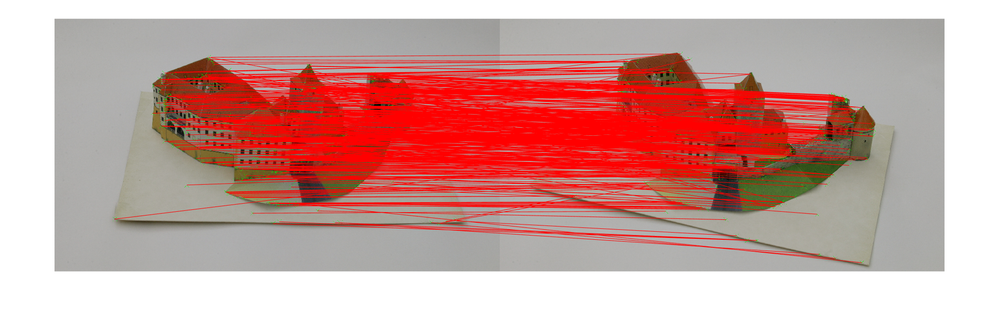
%> input picture matched_images/matches_1.png, 1000 x 320 px, shrunk from 2109 x 674 before the run
$ octave --eval "result = scale_inv(rgb2gray(imread('../matched_images/matches_1.png')));"   (GNU Octave 9; MATLAB toolbox functions it lacks are replaced by stand-ins)
%> lines starting %> are read from the running program, lines starting %| are printed output that depends on the picture
### Final_Project/ImageDerivatives.m
function F =  ImageDerivatives(I , sigma , type)


dx = gaussianDer(@gaussian,sigma);
dy = dx';


%second derivative
x = -3*sigma : 3*sigma;
x = (x.^2 - sigma^2) / (sigma^4);
ddx = x .* gaussian(sigma);
ddy = ddx';

switch type
    case 'x'
        F = conv2(I,dx,'same');
    case 'y'
        F = conv2(I,dy,'same');
    case 'xx'
        F = conv2(I,ddx,'same');
    case 'yy'
        F = conv2(I,ddy,'same');
    case 'xy'
        F = conv2(ddx,ddy,I,'same');
    otherwise
        F = conv2(ddy,ddx,I,'same');
end


end

### Final_Project/harris_s.m
function [r, c] = harris_s(I, sigma, th_num)
% inputs:
% im: double grayscale image
% sigma: integration-scale
% outputs:  The row and column of each point is returned in r and c
% This function finds Harris corners at integration-scale sigma.
% The derivative-scale is chosen automatically as gamma*sigma


gamma = 0.7; % The derivative-scale is gamma times the integration scale
k = 0.04;

% Calculate Gaussian Derivatives at derivative-scale
% Hint: use your previously implemented function in assignment 1
Ix =  ImageDerivatives(I,sigma*gamma,'x');
Iy =  ImageDerivatives(I,sigma*gamma,'y');


% Allocate an 3-channel image to hold the 3 parameters for each pixel
M = zeros(size(Ix,1), size(Ix,2), 3);

% Calculate M for each pixel

M(:,:,1) = Ix .^ 2;
M(:,:,2) = Ix .* Iy;
M(:,:,3) = Iy .^ 2;

% Smooth M with a gaussian at the integration scale sigma.
M = imfilter(M, fspecial('gaussian', ceil(sigma*6+1), sigma), 'replicate', 'same');

% Compute the cornerness R

trace_M = M(:,:,1) +M(:,:,3);
det_M =  (M(:,:,1) .* M(:,:,3)) - (M(:,:,2).^2);

R = det_M - (k * (trace_M.^2) );


% Set the threshold
threshold = 0.001*max(max(R));
%threshold = th_num*max(max(R));

% Find local maxima
% Dilation will alter every pixel except local maxima in a 3x3 square area.
% Also checks if R is above threshold
R = ((R>threshold) & ((imdilate(R, strel('square', 5))==R))) ; %.* sigma;

% Display corners
%figure
%imshow(R,[]);


% Return the coordinates
[r,c] = find(R);

end

### Final_Project/gaussian.m
function G = gaussian(sigma)

x = -3*sigma : 3*sigma;

G = (exp((-x.^2)/(2*sigma^2))  /  (sigma*sqrt(2*pi))) ;

G = G ./ (sum(G));

end

### Final_Project/gaussianDer.m
function Gd =gaussianDer(G , sigma)
%UNTITLED3 Summary of this function goes here
%   Detailed explanation goes here

%x = -3*sigma : 3*sigma;
%Gd = (exp((-x.^2)/(2*sigma^2))  /  ((sigma^3)*sqrt(2*pi))) ;
%Gd = Gd ./ (sum(Gd));

x = -3*sigma : 3*sigma;
x= -(x ./ (sigma^2));

Gd = x .* G(sigma);

%Gd = Gd ./ (sum(Gd));


end

### Final_Project/scale_inv.m
function points = scale_inv(I)

img_height  = size(I,1);
%> img_height = 320
img_width   = size(I,2);
%> img_width = 1000

%default variable
num_sigma = 12;
sigma_array = ((1.2).^(0:num_sigma));

harris_point = zeros(0,3);

%calculating the harris key point for each different sigma
for i= 1:num_sigma
    [l,c] = harris_s(I,sigma_array(i));
    n = size(l,1);
    harris_point(end+1:end+n,:) = [l,c,repmat(i,[n,1])];
end
%> this loop made 12 passes
%> threshold in harris_s on passes 1 to 12: 40407.1, 25692.3, 8326.3, 5020.5, 2314, 1070.9, 510.8, 247.1, 114.1, 55.58, 26.7, 13.06
%> pass 1, in ImageDerivatives, `F = conv2(I,dx,'same');`:
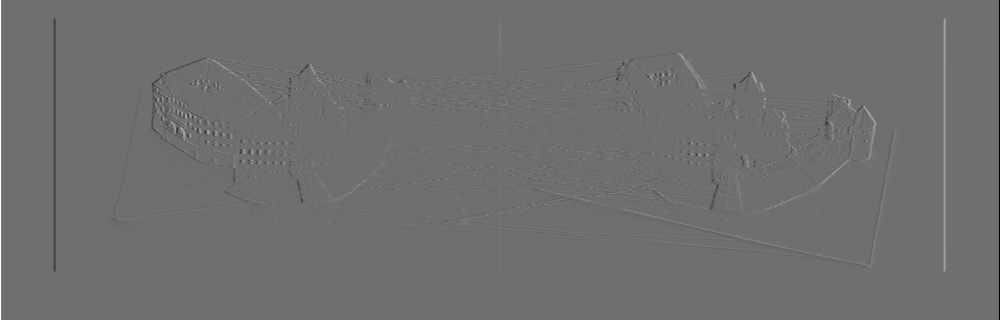
%> F: size 320x1000 double; min -101.6, max 131.2, mean 0.2; drawn with min black and max white
%> pass 1, in ImageDerivatives (call 2), `F = conv2(I,dy,'same');`:
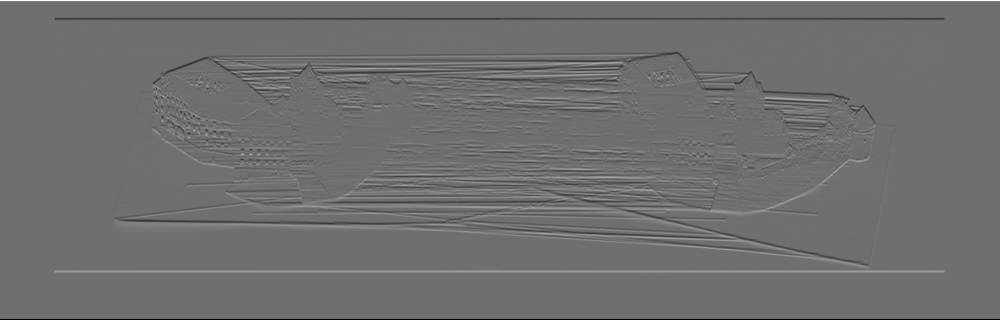
%> F: size 320x1000 double; min -101.6, max 131.2, mean 0.3; drawn with min black and max white
%> pass 1, in harris_s, `M = imfilter(M, fspecial('gaussian', ceil(sigma*6+1), sigma), 'replica..`:
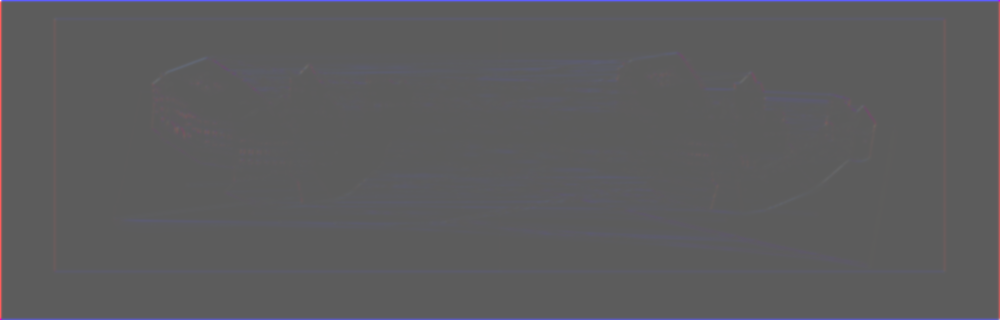
%> M: size 320x1000x3 double; mean R, G, B 43.1, -2.1, 163.2; drawn with min black and max white
%> pass 1, in harris_s, `trace_M = M(:,:,1) +M(:,:,3);`:
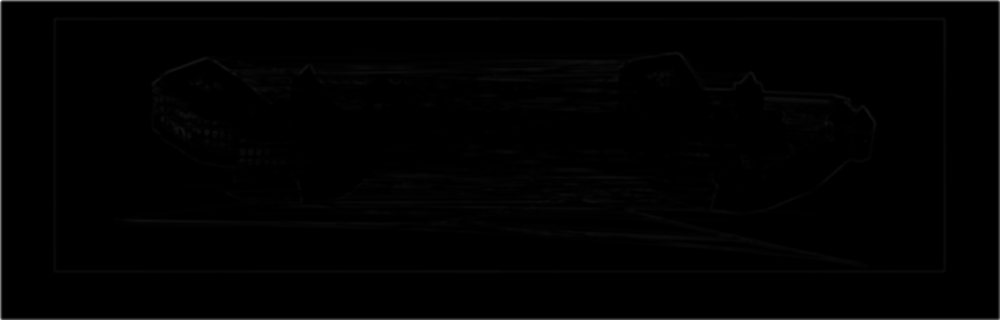
%> trace_M: size 320x1000 double; min 0.00935, max 24181, mean 206.2; drawn with min black and max white
%> after the loop, harris_point = 898 rows, first 12: [1 1 1; 320 1 1; 20 56 1; 271 56 1; 85 154 1; 89 157 1; 99 157 1; 112 157 1; 78 161 1; 98 162 1; 108 162 1; 111 163 1]
%harris_point is a matrix, where each row is a keypoiny the value of the row
%are the following:( x_axis, y_axis, number of the sigma 1,2,3, ...)


% compute scale-normalized laplacian operator
laplace_snlo = zeros(img_height,img_width,num_sigma);
for i=1:num_sigma
    s_L = sigma_array(i);   % scale
    laplace_snlo(:,:,i) = s_L*s_L*imfilter(I,fspecial('log', floor(6*s_L+1), s_L),'replicate');
end

% salvo i valori di ogni key point più alti
    n   = size(harris_point,1);
%> n = 898
    cpt = 0;
    points = zeros(n,3);
    for i=1:n
        l = harris_point(i,1);
        c = harris_point(i,2);
        s = harris_point(i,3);
        val = laplace_snlo(l,c,s);
        if s>1 && s<num_sigma
            if val>laplace_snlo(l,c,s-1) && val>laplace_snlo(l,c,s+1)
                cpt = cpt+1;
                points(cpt,:) = harris_point(i,:);
            end
        elseif s==1
            if val>laplace_snlo(l,c,2)
                cpt = cpt+1;
                points(cpt,:) = harris_point(i,:);
            end
        elseif s==num_sigma
            if val>laplace_snlo(l,c,s-1)
                cpt = cpt+1;
                points(cpt,:) = harris_point(i,:);
            end
        end
    end
%> this loop made 898 passes
%> (l, c, val) on passes 1 to 12: (1, 1, 0), (320, 1, 0), (20, 56, 32), (271, 56, 32), (85, 154, 32), (89, 157, 5), (99, 157, 35), (112, 157, 38), (78, 161, 0), (98, 162, 23), (108, 162, 28), (111, 163, 29)
%> after the loop, cpt = 153; points = 898 rows, first 12: [271 56 1; 85 154 1; 89 157 1; 112 157 1; 98 162 1; 111 163 1; 119 163 1; 99 173 1; 111 178 1; 114 182 1; 136 184 1; 119 186 1]
%> `result = scale_inv(rgb2gray(imread('../matched_images/matches_1.png')));`: result = 153 rows, first 12: [271 56 1; 85 154 1; 89 157 1; 112 157 1; 98 162 1; 111 163 1; 119 163 1; 99 173 1; 111 178 1; 114 182 1; 136 184 1; 119 186 1]

points(cpt+1:end,:) = [];


end

$ run again, on matched_images/matches_10.png
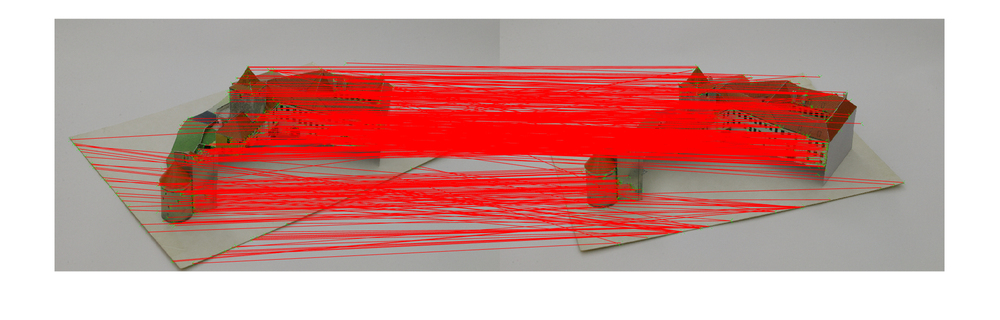
%> input picture matched_images/matches_10.png, 1000 x 320 px, shrunk from 2109 x 674 before the run
%> the loop in scale_inv, `for i= 1:num_sigma` made 12 passes
%> pass 1, in ImageDerivatives (call 2), `F = conv2(I,dy,'same');`:
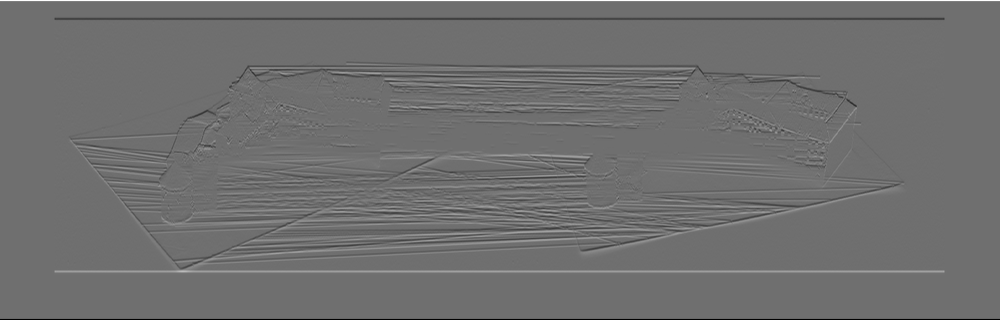
%> F: size 320x1000 double; min -101.6, max 131.2, mean 0.3; drawn with min black and max white
%> after the loop in scale_inv, `for i= 1:num_sigma`: harris_point = 579 rows, first 12: [1 1 1; 320 1 1; 20 56 1; 271 56 1; 165 92 1; 182 159 1; 186 160 1; 177 161 1; 171 166 1; 159 167 1; 155 169 1; 145 201 1]
%> in scale_inv, `n   = size(harris_point,1);`: n = 579
%> the loop in scale_inv, `for i=1:n` made 579 passes
%> (l, val) on passes 1 to 8: (1, 0), (320, 0), (20, 34), (271, 33), (165, 23), (182, 0), (186, 7), (177, 0)
%> after the loop in scale_inv, `for i=1:n`: cpt = 94; points = 579 rows, first 12: [271 56 1; 186 160 1; 147 211 1; 143 229 1; 69 250 1; 71 271 1; 123 274 1; 107 283 1; 111 289 1; 68 698 1; 115 735 1; 114 740 1]
%> result = 94 rows, first 12: [271 56 1; 186 160 1; 147 211 1; 143 229 1; 69 250 1; 71 271 1; 123 274 1; 107 283 1; 111 289 1; 68 698 1; 115 735 1; 114 740 1]

$ run again, on matched_images/matches_11.png
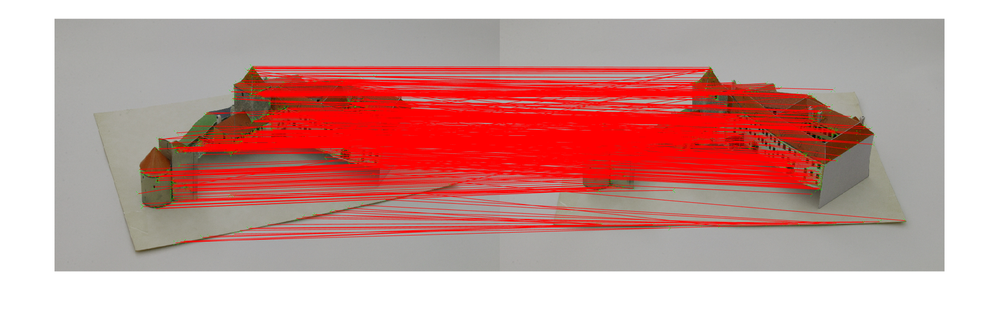
%> input picture matched_images/matches_11.png, 1000 x 320 px, shrunk from 2109 x 674 before the run
%> the loop in scale_inv, `for i= 1:num_sigma` made 12 passes
%> pass 1, in ImageDerivatives (call 2), `F = conv2(I,dy,'same');`:
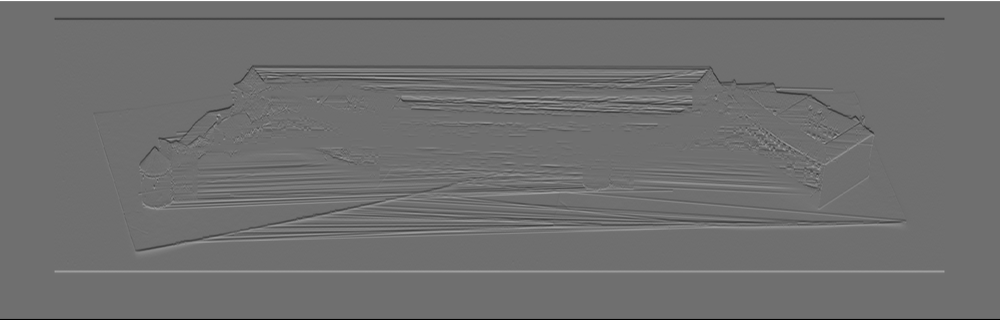
%> F: size 320x1000 double; min -101.6, max 131.2, mean 0.3; drawn with min black and max white
%> after the loop in scale_inv, `for i= 1:num_sigma`: harris_point = 540 rows, first 12: [1 1 1; 320 1 1; 20 56 1; 271 56 1; 148 155 1; 188 155 1; 149 159 1; 140 160 1; 140 166 1; 141 179 1; 123 217 1; 116 219 1]
%> in scale_inv, `n   = size(harris_point,1);`: n = 540
%> the loop in scale_inv, `for i=1:n` made 540 passes
%> (l, val) on passes 1 to 8: (1, 0), (320, 0), (20, 34), (271, 34), (148, 19), (188, 27), (149, 0), (140, 34)
%> after the loop in scale_inv, `for i=1:n`: cpt = 107; points = 540 rows, first 12: [271 56 1; 188 155 1; 140 160 1; 123 217 1; 109 230 1; 130 259 1; 102 318 1; 71 705 1; 69 711 1; 98 717 1; 82 735 1; 129 747 1]
%> result = 107 rows, first 12: [271 56 1; 188 155 1; 140 160 1; 123 217 1; 109 230 1; 130 259 1; 102 318 1; 71 705 1; 69 711 1; 98 717 1; 82 735 1; 129 747 1]

$ run again, on matched_images/matches_12.png
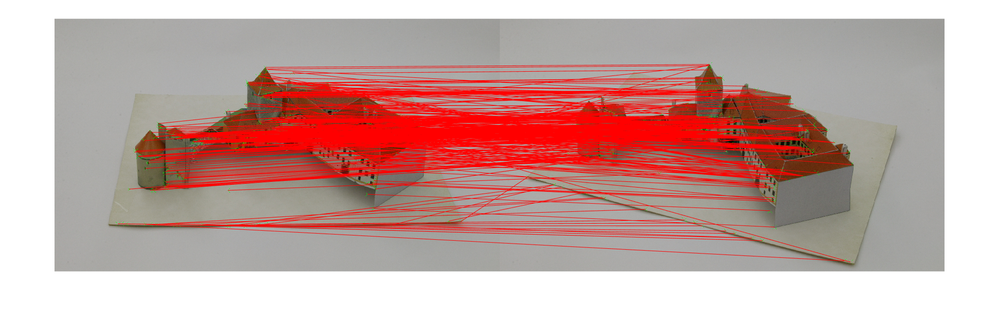
%> input picture matched_images/matches_12.png, 1000 x 320 px, shrunk from 2109 x 674 before the run
%> the loop in scale_inv, `for i= 1:num_sigma` made 12 passes
%> pass 1, in ImageDerivatives (call 2), `F = conv2(I,dy,'same');`:
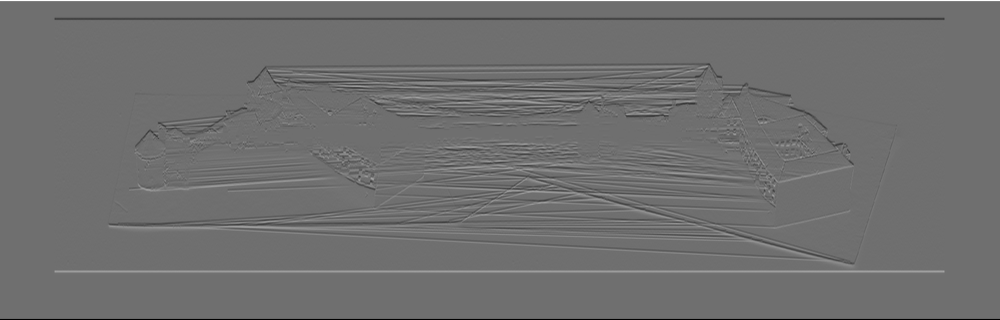
%> F: size 320x1000 double; min -101.6, max 131.2, mean 0.3; drawn with min black and max white
%> after the loop in scale_inv, `for i= 1:num_sigma`: harris_point = 784 rows, first 12: [1 1 1; 320 1 1; 20 56 1; 271 56 1; 226 110 1; 188 142 1; 132 151 1; 134 154 1; 136 158 1; 124 159 1; 128 167 1; 141 191 1]
%> in scale_inv, `n   = size(harris_point,1);`: n = 784
%> the loop in scale_inv, `for i=1:n` made 784 passes
%> (l, val) on passes 1 to 8: (1, 0), (320, 0), (20, 33), (271, 33), (226, 23), (188, 19), (132, 23), (134, 1)
%> after the loop in scale_inv, `for i=1:n`: cpt = 146; points = 784 rows, first 12: [271 56 1; 226 110 1; 188 142 1; 134 154 1; 141 191 1; 113 227 1; 69 266 1; 81 290 1; 154 321 1; 152 330 1; 159 339 1; 162 344 1]
%> result = 146 rows, first 12: [271 56 1; 226 110 1; 188 142 1; 134 154 1; 141 191 1; 113 227 1; 69 266 1; 81 290 1; 154 321 1; 152 330 1; 159 339 1; 162 344 1]
